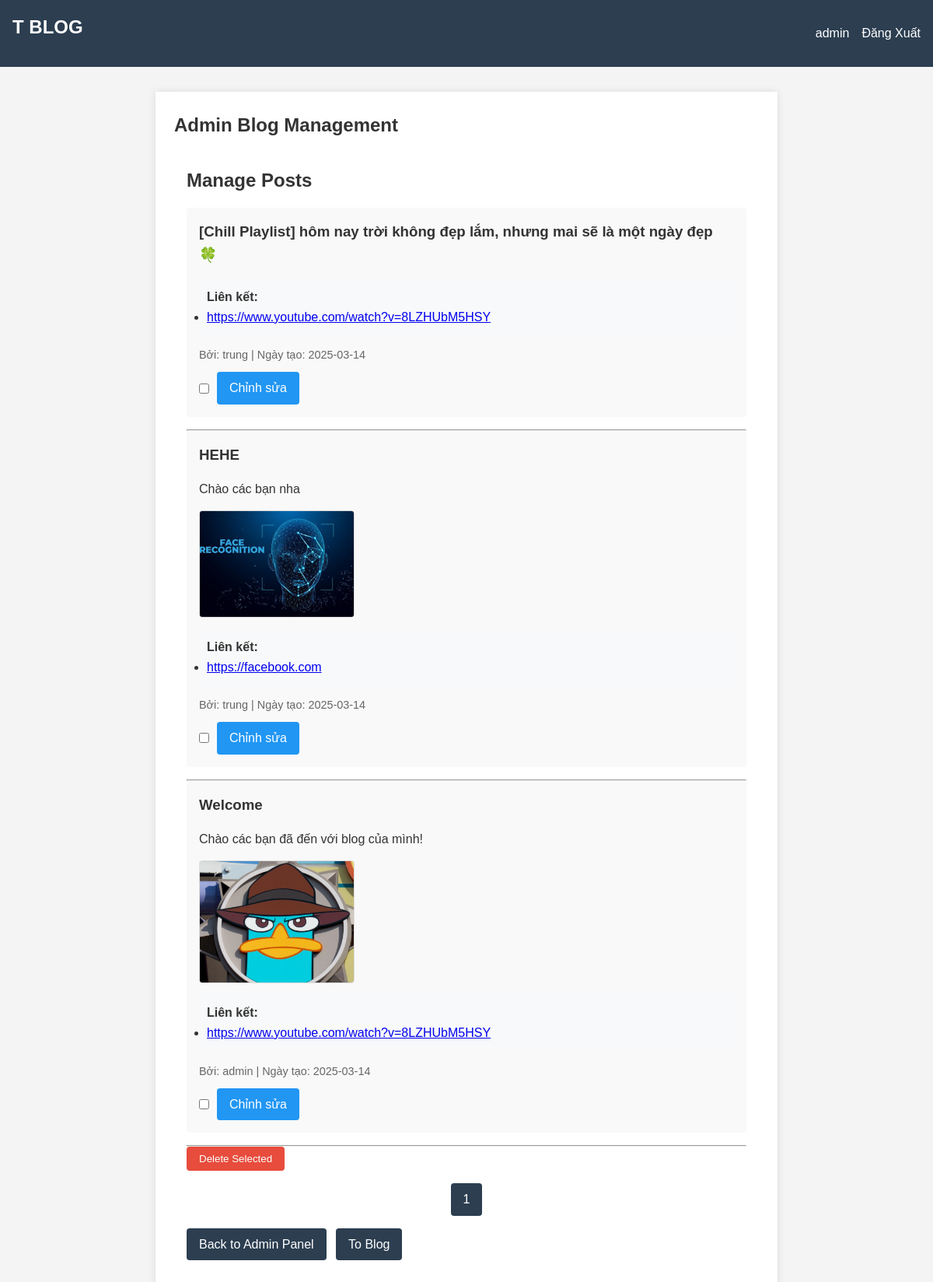
Page /admin/posts (signed in) on the committed database.
### tables this page shows
CREATE TABLE user (
  id INTEGER PRIMARY KEY AUTOINCREMENT,
  username TEXT UNIQUE NOT NULL,
  password TEXT NOT NULL,
  is_blocked BOOLEAN NOT NULL DEFAULT 0,
  is_admin BOOLEAN NOT NULL DEFAULT 0
);

CREATE TABLE post (
  id INTEGER PRIMARY KEY AUTOINCREMENT,
  author_id INTEGER NOT NULL,
  created TIMESTAMP NOT NULL DEFAULT CURRENT_TIMESTAMP,
  title TEXT NOT NULL,
  text_content TEXT,
  FOREIGN KEY (author_id) REFERENCES user (id)
);

CREATE TABLE post_content (
  id INTEGER PRIMARY KEY AUTOINCREMENT,
  post_id INTEGER NOT NULL,
  content_type TEXT NOT NULL,  -- 'image' hoặc 'link'
  content TEXT NOT NULL,       -- đường dẫn hình ảnh hoặc URL
  display_order INTEGER NOT NULL,
  FOREIGN KEY (post_id) REFERENCES post (id) ON DELETE CASCADE
);

### flaskr/blog.py (the view)
@bp.route('/admin/posts')
@login_required
def admin_posts():
    if not g.user['is_admin']:
        return redirect(url_for('blog.blog_index'))
    db = get_db()
    page = request.args.get('page', 1, type=int)
    per_page = 10
    offset = (page - 1) * per_page
    posts_rows = db.execute(
        'SELECT p.id, p.title, p.text_content, p.created, u.username, u.id as author_id'
        ' FROM post p JOIN user u ON p.author_id = u.id'
        ' ORDER BY p.created DESC LIMIT ? OFFSET ?',
        (per_page, offset)
    ).fetchall()
    posts = []
    for post_row in posts_rows:
        post = dict(post_row)
        contents = db.execute(
            'SELECT content_type, content, display_order'
            ' FROM post_content'
            ' WHERE post_id = ?'
            ' ORDER BY display_order',
            (post['id'],)
        ).fetchall()
        post['images'] = [c['content'] for c in contents if c['content_type'] == 'image']
        post['links'] = [c['content'] for c in contents if c['content_type'] == 'link']
        posts.append(post)
    total_posts = db.execute('SELECT COUNT(*) FROM post').fetchone()[0]
    total_pages = (total_posts + per_page - 1) // per_page
    return render_template('admin_posts.html', posts=posts, page=page, total_pages=total_pages)

### flaskr/auth.py (called while the page is built)
@bp.before_app_request
def load_logged_in_user():
    user_id = session.get('user_id')
    if user_id is None:
        g.user = None
    else:
        g.user = get_db().execute(
            'SELECT * FROM user WHERE id = ?', (user_id,)
        ).fetchone()  # fetchone() trả về một sqlite3.Row

def login_required(view):
    @functools.wraps(view)
    def wrapped_view(**kwargs):
        if g.user is None:
            return redirect(url_for('auth.login'))
        return view(**kwargs)
    return wrapped_view

### flaskr/db.py (called while the page is built)
def get_db():
    if 'db' not in g:
        g.db = sqlite3.connect(
            current_app.config['DATABASE'],
            detect_types=sqlite3.PARSE_DECLTYPES
        )
        g.db.row_factory = sqlite3.Row
    return g.db

### flaskr/templates/admin_posts.html (shortened to what this page needs)
{% extends 'base.html' %}
{% block header %}
  <h1>Admin Blog Management</h1>
{% endblock %}
{% block content %}
<section class="admin-section">
  <h2>Manage Posts</h2>
  <form action="{{ url_for('blog.delete_multiple_posts') }}" method="post" class="form-list">
    {% for post in posts %}
      <div class="post-item {% if post.is_admin %}admin{% endif %}">
        <h3>{{ post.title }}</h3>
        {% if post.text_content %}
        <div class="post-text">
          {{ post.text_content }}
        </div>
        {% endif %}
        {% if post.images %}
        <div class="post-images">
          {% for image in post.images %}
          <div class="image-container">
            <img src="{{ image }}" alt="Hình ảnh" class="post-image">
          </div>
          {% endfor %}
        </div>
        {% endif %}
        {% if post.links %}
        <div class="post-links">
          <h4>Liên kết:</h4>
          <ul>
            {% for link in post.links %}
            <li><a href="{{ link }}" target="_blank">{{ link }}</a></li>
            {% endfor %}
          </ul>
        </div>
        {% endif %}
        <div class="post-meta">
          <span>Bởi: {{ post.username }} | Ngày tạo: {{ post.created.strftime('%Y-%m-%d') }}</span>
        </div>
        <div class="post-actions">
          <input type="checkbox" name="post_ids" value="{{ post.id }}">
          <a class="btn edit" href="{{ url_for('blog.update', id=post.id) }}">Chỉnh sửa</a>
        </div>
      </div>
      <hr>
    {% endfor %}
    <input class="btn danger" type="submit" value="Delete Selected" onclick="return confirm('Are you sure you want to delete the selected posts?');">
  </form>
  <div class="pagination">
    {% for p in range(1, total_pages + 1) %}
      <a class="btn {% if p == page %}active{% endif %}" href="{{ url_for('blog.admin_posts', page=p) }}">{{ p }}</a>
    {% endfor %}
  </div>
  <div class="navigation-links">
    <a class="btn" href="{{ url_for('blog.admin') }}">Back to Admin Panel</a>
    <a class="btn" href="{{ url_for('blog.blog_index') }}">To Blog</a>
  </div>
</section>
{% endblock %}

### flaskr/templates/base.html (shortened to what this page needs)
<!doctype html>
<html lang="vi">
<head>
    <link rel="stylesheet" href="{{ url_for('static', filename='style.css') }}">
    <link rel="stylesheet" href="https://cdnjs.cloudflare.com/ajax/libs/font-awesome/5.15.4/css/all.min.css">
</head>
<body>
<nav>
    <div class="nav-left">
        <h1><a href="{{ url_for('blog.blog_index') }}">T BLOG</a></h1>
    </div>
    <div class="nav-right">
        <ul>
            {% if g.user %}
                <li><span class="username">{{ g.user['username'] }}</span></li>
                <li><a href="{{ url_for('auth.logout') }}">Đăng Xuất</a></li>
            {% else %}
                <li><a href="{{ url_for('auth.register') }}">Đăng Ký</a></li>
                <li><a href="{{ url_for('auth.login') }}">Đăng Nhập</a></li>
            {% endif %}
        </ul>
    </div>
</nav>
<section class="content">
    <header>
        {% block header %}{% endblock %}
    </header>
    {% block content %}{% endblock %}
</section>
</body>
</html>

### flaskr/static/style.css (style rules this page uses)
* { margin: 0; padding: 0; box-sizing: border-box; }
body { font-family: 'Arial', sans-serif; line-height: 1.6; background-color: #f4f4f4; color: #333; }
nav { background: #2C3E50; color: #fff; padding: 1rem; display: flex; justify-content: space-between; align-items: center; }
nav .nav-left h1 a { color: #fff; text-decoration: none; }
nav .nav-right ul { list-style: none; display: flex; }
nav .nav-right ul li { margin-left: 1rem; }
nav .nav-right ul li a { color: #fff; text-decoration: none; }
.content { max-width: 800px; margin: 2rem auto; background: #fff; padding: 1.5rem; box-shadow: 0 0 10px rgba(0,0,0,0.1); }
header { margin-bottom: 1rem; }
h1, h2, h3 { margin-bottom: 1rem; }
.btn { display: inline-block; padding: 0.5rem 1rem; background: #2C3E50; color: #fff; text-decoration: none; border: none; border-radius: 4px; cursor: pointer; transition: background 0.3s ease; }
.btn.danger { background: #E74C3C; }
.user-actions, .navigation-links, .admin-actions { margin-top: 1rem; }
.user-actions a, .navigation-links a, .admin-actions a { margin-right: 0.5rem; }
.admin-section, .user-posts { padding: 1rem; }
.post-item { padding: 1rem; background: #f9f9f9; border-radius: 4px; margin-bottom: 1rem; }
.pagination { margin: 1rem 0; text-align: center; }
.pagination .btn { margin: 0 0.5rem; }

### flaskr/templates/admin_posts.html (style rules this page uses)
.post-images { display: flex; flex-wrap: wrap; gap: 10px; margin: 15px 0; }
.image-container { max-width: 200px; max-height: 200px; overflow: hidden; border: 1px solid #ddd; border-radius: 4px; }
.post-image { width: 100%; height: 100%; object-fit: cover; }
.post-links { margin: 15px 0; padding: 10px; background-color: #f8f9fa; border-radius: 4px; }
.post-text { margin: 15px 0; line-height: 1.6; }
.post-actions { margin-top: 10px; display: flex; align-items: center; gap: 10px; }
.edit { background-color: #2196F3; color: white; }
.post-meta { font-size: 0.9em; color: #666; margin-top: 10px; }

### rows in the picture
user: user.username "admin"
post: title "[Chill Playlist] hôm nay trời không đẹp lắm, nhưng mai sẽ là một ngày đẹp 🍀", username "trung", created "2025-03-14"
post_content: content "https://www.youtube.com/watch?v=8LZHUbM5HSY"
post: title "HEHE", text_content "Chào các bạn nha", username "trung", created "2025-03-14"
post_content: content (picture)
post_content: content "https://facebook.com"
post: title "Welcome", text_content "Chào các bạn đã đến với blog của mình!", username "admin", created "2025-03-14"
post_content: content (picture)
post_content: content "https://www.youtube.com/watch?v=8LZHUbM5HSY"

### other values in the picture
{{ p }} "1"
